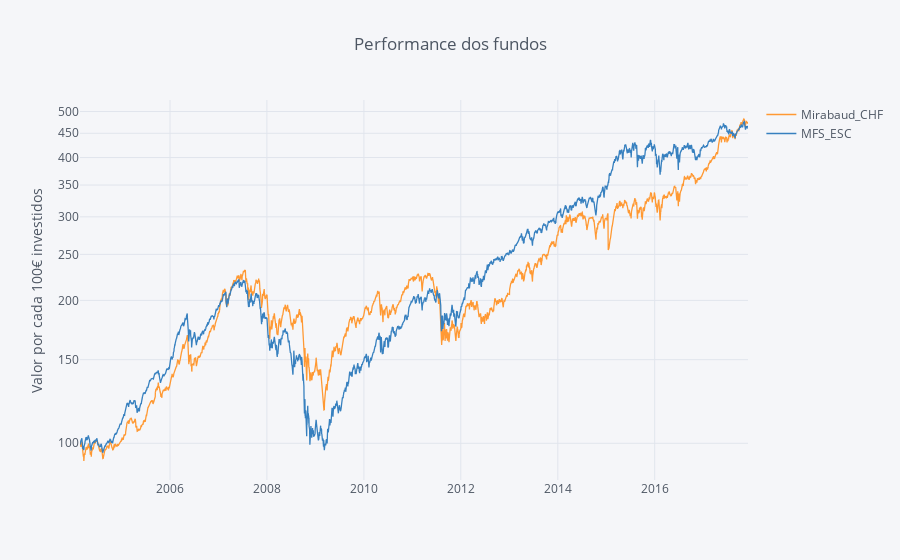

The notebook cell saved with this chart:
### Code cell
round(fundos_norm, 2).iplot(kind='scatter',yTitle='Valor por cada 100€ investidos', title='Performance dos fundos', logy=True)

### Figure 1 — Plotly figure (JSON) as saved in the notebook; plotly's stock layout.template omitted (floating-point values rounded to 4 significant figures; data arrays with more than 128 entries replaced by an {"elided": "..."} marker saying what was removed)
{"data": [{"line": {"color": "rgba(255, 153, 51, 1.0)", "dash": "solid", "width": 1.3}, "mode": "lines", "name": "Mirabaud_CHF", "text": "", "type": "scatter", "x": {"elided": "3545 str values"}, "y": {"elided": "3545 float values"}}, {"line": {"color": "rgba(55, 128, 191, 1.0)", "dash": "solid", "width": 1.3}, "mode": "lines", "name": "MFS_ESC", "text": "", "type": "scatter", "x": {"elided": "3545 str values"}, "y": {"elided": "3545 float values"}}], "layout": {"legend": {"bgcolor": "#F5F6F9", "font": {"color": "#4D5663"}}, "paper_bgcolor": "#F5F6F9", "plot_bgcolor": "#F5F6F9", "title": "Performance dos fundos", "titlefont": {"color": "#4D5663"}, "xaxis1": {"gridcolor": "#E1E5ED", "showgrid": true, "tickfont": {"color": "#4D5663"}, "title": "", "titlefont": {"color": "#4D5663"}, "zerolinecolor": "#E1E5ED"}, "yaxis1": {"gridcolor": "#E1E5ED", "showgrid": true, "tickfont": {"color": "#4D5663"}, "title": "Valor por cada 100€ investidos", "titlefont": {"color": "#4D5663"}, "type": "log", "zerolinecolor": "#E1E5ED"}}}
